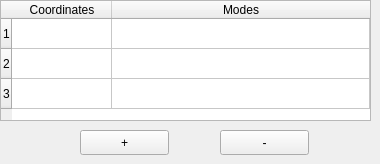
        <widget class="QWidget" name="page_15">
         <widget class="QTableWidget" name="force_modes_4">
          <property name="geometry">
           <rect>
            <x>0</x>
            <y>0</y>
            <width>371</width>
            <height>121</height>
           </rect>
          </property>
          <property name="dragEnabled">
           <bool>false</bool>
          </property>
          <property name="rowCount">
           <number>3</number>
          </property>
          <property name="columnCount">
           <number>2</number>
          </property>
          <attribute name="horizontalHeaderStretchLastSection">
           <bool>true</bool>
          </attribute>
          <row/>
          <row/>
          <row/>
          <column>
           <property name="text">
            <string>Coordinates</string>
           </property>
          </column>
          <column>
           <property name="text">
            <string>Modes</string>
           </property>
          </column>
         </widget>
         <widget class="QPushButton" name="pushButton_10">
          <property name="geometry">
           <rect>
            <x>80</x>
            <y>130</y>
            <width>89</width>
            <height>25</height>
           </rect>
          </property>
          <property name="text">
           <string>+</string>
          </property>
         </widget>
         <widget class="QPushButton" name="pushButton_11">
          <property name="geometry">
           <rect>
            <x>220</x>
            <y>130</y>
            <width>89</width>
            <height>25</height>
           </rect>
          </property>
          <property name="text">
           <string>-</string>
          </property>
         </widget>
        </widget>
